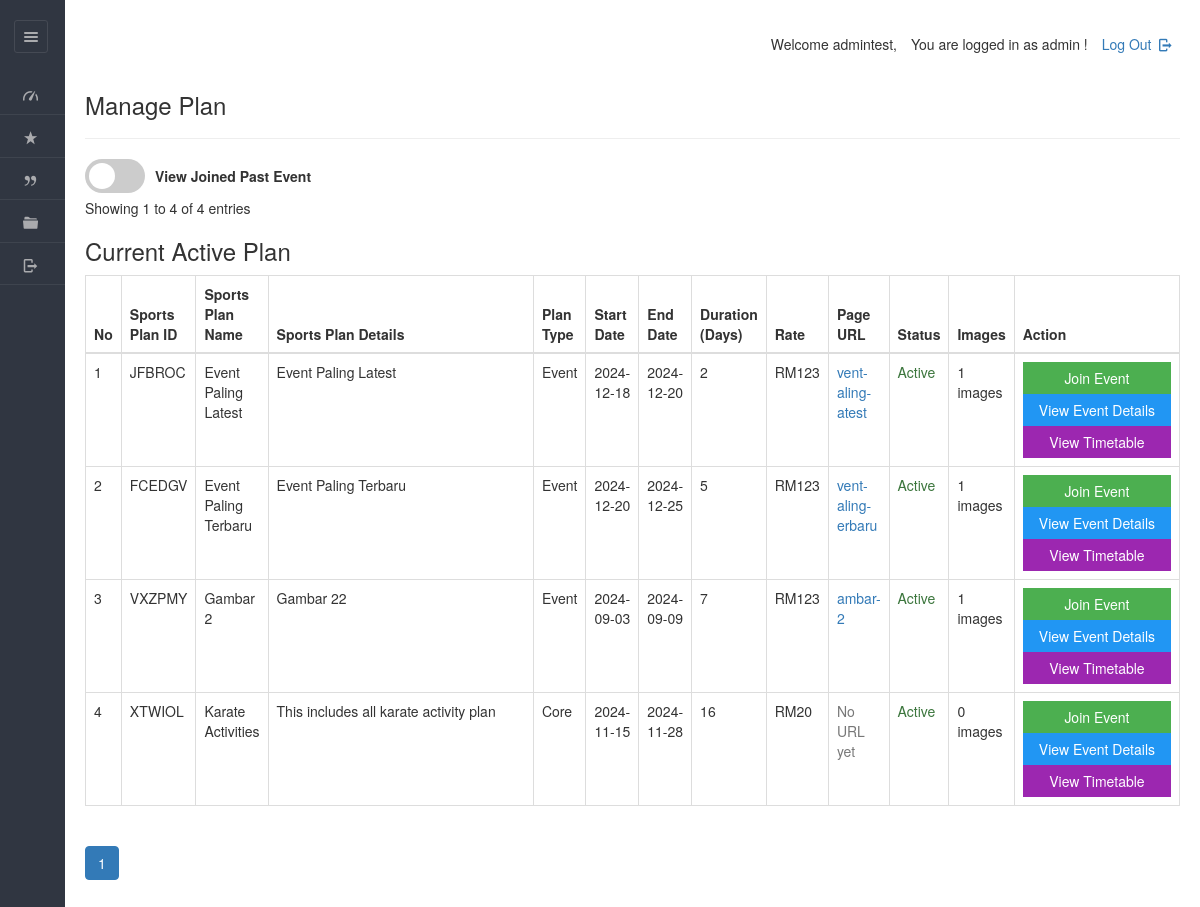
The app's page /dashboard/member/view_plan.php (signed in) with its own data.
### tables this page shows
CREATE TABLE IF NOT EXISTS `plan` (
  `planid` varchar(8) NOT NULL,
  `tid` varchar(45) DEFAULT NULL,
  `planName` varchar(20) NOT NULL,
  `description` varchar(200) NOT NULL,
  `planType` varchar(50) NOT NULL,
  `startDate` varchar(50) NOT NULL,
  `endDate` varchar(50) NOT NULL,
  `duration` int NOT NULL,
  `validity` varchar(20) NOT NULL DEFAULT 'Lifetime',
  `amount` int DEFAULT '0',
  `active` varchar(255) NOT NULL,
  PRIMARY KEY (`planid`),
  KEY `idx_plan_name` (`planName`),
  KEY `idx_plan_type` (`planType`),
  KEY `idx_description` (`description`),
  KEY `idx_active` (`active`)
);

### dashboard/member/view_plan.php (the view, shortened to what this page needs)
<!DOCTYPE html>
<html lang="en">
<head>
    <link rel="stylesheet" href="../../css/style.css"  id="style-resource-5">
    <link rel="stylesheet" href="../../css/dashMain.css">
    <link rel="stylesheet" type="text/css" href="../../css/entypo.css">
	<link href="a1style.css" rel="stylesheet" type="text/css">
	<link rel="stylesheet" href="https://maxcdn.bootstrapcdn.com/bootstrap/3.4.1/css/bootstrap.min.css">
	<link rel="stylesheet" href="../../css/dashboard/sidebar.css">
</head>
     <body class="page-body  page-fade" onload="collapseSidebar()">
    	<div class="page-container sidebar-collapsed" id="navbarcollapse">
		<div class="sidebar-menu">
			<header class="logo-env">
					<div class="sidebar-collapse" onclick="collapseSidebar()">
				<a href="#" class="sidebar-collapse-icon with-animation">
					<i class="entypo-menu"></i>
				</a>
			</div>
			</header>
    		<?php include('nav.php'); ?>
    	</div>
    		<div class="main-content">
				<div class="row">
					<div class="col-md-6 col-sm-8 clearfix">
					</div>
					<div class="col-md-6 col-sm-4 clearfix hidden-xs">
						<ul class="list-inline links-list pull-right">
							<li>
								<a href="logout.php">
									Log Out <i class="entypo-logout right"></i>
								</a>
							</li>
						</ul>
					</div>
				</div>
		<h3>Manage Plan</h3>
		<hr />
<?php
$records_per_page = 10;
$page = isset($_GET['page']) ? (int)$_GET['page'] : 1;
$offset = ($page - 1) * $records_per_page;
$search_term = isset($_GET['search']) ? mysqli_real_escape_string($con, $_GET['search']) : '';
$search_column = isset($_GET['search_column']) ? $_GET['search_column'] : 'planName';
$show_inactive = isset($_GET['show_inactive']) ? $_GET['show_inactive'] : 'no';
$count_query = "SELECT COUNT(DISTINCT p.planid) as total FROM plan p ";
$where_conditions = [];
if ($show_inactive !== 'yes') {
    $where_conditions[] = "p.active='yes'";
}
if (!empty($where_conditions)) {
    $where_clause = "WHERE " . implode(' AND ', $where_conditions);
    $count_query .= $where_clause;
}
$total_records_result = mysqli_query($con, $count_query);
$total_records = mysqli_fetch_assoc($total_records_result)['total'];
$total_pages = ceil($total_records / $records_per_page);
?>
<?php
$show_inactive = isset($_GET['show_inactive']) ? $_GET['show_inactive'] : 'no';
$query = "SELECT DISTINCT p.planid, p.planName, p.description, p.planType, p.startDate, p.endDate,
          p.duration, p.amount, p.active, pp.slug,
          (SELECT COUNT(*) FROM images i WHERE i.planid = p.planid) as image_count,
          (SELECT slug FROM plan_pages WHERE planid = p.planid LIMIT 1) as page_slug,
          st.tname, td.day_number, td.activities, st.tid
          FROM plan p
          LEFT JOIN plan_pages pp ON p.planid = pp.planid
          LEFT JOIN sports_timetable st ON p.planid = st.planid
          LEFT JOIN timetable_days td ON st.tid = td.tid ";
$where_conditions = [];
if ($show_inactive !== 'yes') {
    $where_conditions[] = "p.active='yes'";
}
if (!empty($where_conditions)) {
    $query .= "WHERE " . implode(" AND ", $where_conditions) . " ";
}
$query .= " GROUP BY p.planid ORDER BY p.active DESC, p.amount DESC";
$result = mysqli_query($con, $query);
$sno = 1;
?>
<div class="mb-3">
    <form method="GET" class="form-inline" id="filterForm" style="display: flex; align-items: center; gap: 10px;">
<form id="filterForm" action="your_page.php" method="get">
    <label class="switch">
        <span class="slider round"></span>
    </label>
        <label>View Joined Past Event</label>
    </form>
</div>
<div class="mb-3">
    Showing <?php echo $offset + 1; ?> to <?php echo min($offset + $records_per_page, $total_records); ?>
    of <?php echo $total_records; ?> entries
</div>
    <h3 style="margin-right: 20px;">Current Active Plan</h3>
<table class="table table-bordered datatable" id="table-1" border="1">
    <thead>
        <tr>
            <th onclick="sortTable(0)">No</th>
            <th onclick="sortTable(1)">Sports Plan ID</th>
            <th onclick="sortTable(2)">Sports Plan Name</th>
            <th onclick="sortTable(3)">Sports Plan Details</th>
            <th onclick="sortTable(4)">Plan Type</th>
            <th onclick="sortTable(5)">Start Date</th>
            <th onclick="sortTable(6)">End Date</th>
            <th onclick="sortTable(7)">Duration (Days)</th>
            <th onclick="sortTable(8)">Rate</th>
            <th onclick="sortTable(9)">Page URL</th>
            <th onclick="sortTable(10)">Status</th>
            <th onclick="sortTable(11)">Images</th>
            <th>Action</th>
        </tr>
    </thead>
    <tbody>
        <?php
            $userid = $_SESSION['userid'];
            if (mysqli_affected_rows($con) != 0) {
                while ($row = mysqli_fetch_array($result, MYSQLI_ASSOC)) {
                    $msgid = $row['planid'];
                    $tid = $row['tid'];
                    $status_class = $row['active'] === 'yes' ? 'text-success' : 'text-danger';
                    $status_text = $row['active'] === 'yes' ? 'Active' : 'Inactive';
                    $check_query = "SELECT * FROM enrolls_to WHERE userid = '$userid' AND planid = '$msgid'";
                    $check_result = mysqli_query($con, $check_query);
                    if ($enrollment = mysqli_fetch_assoc($check_result)) {
                        $isPaid = $enrollment['hasPaid'] === 'yes' ? 'Yes' : 'no';
                        $isApproved = $enrollment['hasApproved'] === 'yes' ? 'Yes' : 'Wait Manager approval';
                        $isJoined = true;
                    }
                    echo "<tr>";
                    echo "<td>" . $sno . "</td>";
                    echo "<td>" . $row['planid'] . "</td>";
                    echo "<td>" . $row['planName'] . "</td>";
                    echo "<td width='380'>" . $row['description'] . "</td>";
                    echo "<td>" . $row['planType'] . "</td>";
                    echo "<td>" . date('Y-m-d', strtotime($row['startDate'])) . "</td>";
                    echo "<td>" . date('Y-m-d', strtotime($row['endDate'])) . "</td>";
                    echo "<td>" . $row['duration'] . "</td>";
                    echo "<td>RM" . $row['amount'] . "</td>";
                    if ($row['page_slug']) {
                        $url_status = $row['active'] === 'yes' ? '' : ' (Inactive)';
                        echo "<td><a href='../../plans/" . $row['page_slug'] . "' target='_blank'>" .
                             $row['page_slug'] . $url_status . "</a></td>";
                    } else {
                        echo "<td><span class='text-muted'>No URL yet</span></td>";
                    }
                    echo "<td class='" . $status_class . "'>" . $status_text . "</td>";
                    echo "<td>" . $row['image_count'] . " images</td>";
                    echo "<td>";
                    if ($row['active'] === 'yes') {
                        if (mysqli_num_rows($check_result) > 0) {
                            $enroll = mysqli_fetch_assoc($check_result);
                            $hasPaid = $enrollment['hasPaid'];
                            if ($hasPaid === 'yes') {
                                echo '<p style="color:green; width:100%; text-align:center;">You\'ve already joined</p>';
                            } else {
                                echo '<form action="unjoin_plan.php" method="POST">
                                        <input type="hidden" name="planid" value="' . $msgid . '"/>
                                        <input type="hidden" name="userid" value="' . $userid . '"/>
                                        <input type="submit" class="a1-btn a1-red" style="width:100%" value="Unjoin">
                                      </form>';
                            }
                        } else {
                            echo '<form action="join_plan.php" method="POST">
                                    <input type="hidden" name="planid" value="' . $msgid . '"/>
                                    <input type="hidden" name="userid" value="' . $userid . '"/>
                                    <input type="submit" class="a1-btn a1-green" style="width:100%" value="Join Event">
                                  </form>';
                        }
                    }
                    if (!empty($tid)) {
                        echo '<a href="../../dashboard/admin/timetable_detail.php?id=' . $tid . '&planid=' . $row['planid'] . '">
                                <input type="button" class="a1-btn a1-blue" style="width:100%" value="View Event Details">
                            </a>';
                        echo '<a href="../../dashboard/admin/timetable_detail.php?id=' . $tid . '&planid=' . $row['planid'] . '&scroll=1#timetable-details">
                                <input type="button" class="a1-btn a1-purple" style="width:100%" value="View Timetable">
                            </a>';
                    } else {
                        echo "<span class='text-muted'>No Timetable</span>";
                    }
                    echo "</td>";
                    $sno++;
                }
            } else {
                echo "<tr><td colspan='14' class='text-center'>No records found</td></tr>";
            }
        ?>
    </tbody>
</table>
<nav aria-label="Page navigation">
    <ul class="pagination justify-content-center">
        <?php
        $start_page = max(1, $page - 2);
        $end_page = min($total_pages, $page + 2);
        for ($i = $start_page; $i <= $end_page; $i++): ?>
            <li class="page-item <?php echo $i === $page ? 'active' : ''; ?>">
                <a class="page-link" href="?page=<?php echo $i; ?>&search=<?php echo urlencode($search_term); ?>&search_column=<?php echo urlencode($search_column); ?>&show_inactive=<?php echo urlencode($show_inactive); ?>"><?php echo $i; ?></a>
            </li>
        <?php endfor; ?>
    </ul>
</nav>
    	</div>
    </body>
</html>

### css/style.css (style rules this page uses)
html { font-size: 62.5%; font-family: sans-serif; }
div { display: block; }
body { font-family: "Noto Sans", sans-serif, "Helvetica Neue", Helvetica, Arial, sans-serif; font-size: 12px; line-height: 1.428571429; display: block; margin: 0; }
*, *:before, *:after { box-sizing: border-box; }
a { text-decoration: none; background: transparent; }
input, button, select, textarea { font-family: inherit; font-size: inherit; line-height: inherit; }
button, input { line-height: normal; }
button, input, select, textarea { font-family: inherit; font-size: 100%; margin: 0; }
input { background-color: white; cursor: text; padding: 1px; border-width: 2px; border-style: inset; border-color: initial; border-image: initial; }
input, textarea, select, button { text-rendering: auto; color: initial; letter-spacing: normal; word-spacing: normal; text-transform: none; text-indent: 0px; text-shadow: none; display: inline-block; text-align: start; margin: 0em; font: 400 13.3333px Arial; }
button, html input[type="button"], input[type="reset"], input[type="submit"] { cursor: pointer; }
a { color: #373e4a; text-decoration: none; }
a { background: transparent; }
a { color: #373e4a; }
.page-container { position: relative; padding-left: 280px; }
.page-container .sidebar-menu { position: absolute; width: 280px; top: 0; left: 0; bottom: 0; background: #303641; color: #aaabae; z-index: 1; min-height: 796px; box-sizing: border-box; }
.page-container .sidebar-menu .logo-env { width: 100%; padding: 35px; padding-bottom: 10px; box-sizing: border-box; }
.page-container.sidebar-collapsed { padding-left: 65px; }
.page-container.sidebar-collapsed .sidebar-menu { z-index: 4; width: 65px; }
.page-container.sidebar-collapsed .sidebar-menu .logo-env { display: block; padding: 20px; }
.page-container .sidebar-menu .logo-env:before, .page-container .sidebar-menu .logo-env:after { content: " "; display: table; }
.page-container .sidebar-menu .logo-env > div { display: block; vertical-align: middle; white-space: nowrap; float: left; }
.page-container .sidebar-menu .logo-env > div > a { display: inline-block; color: #aaabae; }
.page-container.sidebar-collapsed .sidebar-menu .logo-env > div.sidebar-collapse { display: block; padding: 0; left: 3px; }
.page-container .sidebar-menu .logo-env > div.sidebar-collapse, .page-container .sidebar-menu .logo-env > div.sidebar-mobile-menu { position: relative; float: right; }
.page-container .sidebar-menu .logo-env > div.sidebar-collapse a, .page-container .sidebar-menu .logo-env > div.sidebar-mobile-menu a { display: inline-block; border: 1px solid #454a54; text-align: center; padding: 0; line-height: 1; font-size: 20px; font-weight: 300; padding: 5px 2px; background-clip: padding-box; border-radius: 3px; transition: all 200ms ease-in-out; }
.page-container .sidebar-menu .logo-env:after { clear: both; }
ul, ol { margin-top: 0; margin-bottom: 8.5px; }
ul, menu, dir { display: block; list-style-type: disc; }
li { display: list-item; }
i, cite, em, var, address, dfn { font-style: italic; }

### css/entypo.css (style rules this page uses)
[class^="entypo-"]:before, [class*=" entypo-"]:before { font-family: "entypo"; font-style: normal; font-weight: normal; speak: none; display: inline-block; text-decoration: inherit; width: 1em; margin-right: .2em; text-align: center; font-variant: normal; text-transform: none; line-height: 1em; margin-left: .2em; }
.entypo-menu:before { content: '\e811'; }
.entypo-logout:before { content: '\e85d'; }

### css/dashboard/sidebar.css (style rules this page uses)
.page-container { display: flex; min-height: 100vh; }
.sidebar-menu { width: 250px; background-color: #2b303a; color: #ffffff; }
.main-content { flex-grow: 1; padding: 20px; }

### dashboard/member/view_plan.php (style rules this page uses)
th { cursor: pointer; }
.switch { position: relative; display: inline-block; width: 60px; height: 34px; }
.slider { position: absolute; cursor: pointer; top: 0; left: 0; right: 0; bottom: 0; background-color: #ccc; -webkit-transition: .4s; transition: .4s; }
.slider:before { position: absolute; content: ""; height: 26px; width: 26px; left: 4px; bottom: 4px; background-color: white; -webkit-transition: .4s; transition: .4s; }
.slider.round { border-radius: 34px; }
.slider.round:before { border-radius: 50%; }

### records on screen
plan: planid "JFBROC", planName "Event Paling Latest", description "Event Paling Latest", planType "Event", startDate "2024-12-18", endDate "2024-12-20", duration "2", amount "123", page_slug "vent-aling-atest", active "Active", image_count "1"
plan: planid "FCEDGV", planName "Event Paling Terbaru", description "Event Paling Terbaru", planType "Event", startDate "2024-12-20", endDate "2024-12-25", duration "5", amount "123", page_slug "vent-aling-erbaru", active "Active", image_count "1"
plan: planid "VXZPMY", planName "Gambar 2", description "Gambar 22", planType "Event", startDate "2024-09-03", endDate "2024-09-09", duration "7", amount "123", page_slug "ambar-2", active "Active", image_count "1"
plan: planid "XTWIOL", planName "Karate Activities", description "This includes all karate activity plan", planType "Core", startDate "2024-11-15", endDate "2024-11-28", duration "16", amount "20", shows "No URL yet", active "Active", image_count "0"

### other values on screen
$offset + 1 "1"
min($offset + $records_per_page, $total_records) "4"
$total_records "4"
